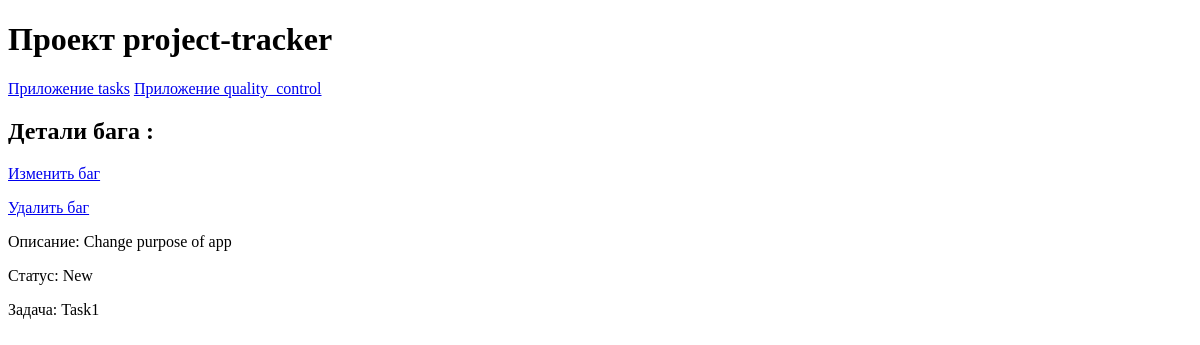
The app's page /quality_control/bugs/4/, older data.
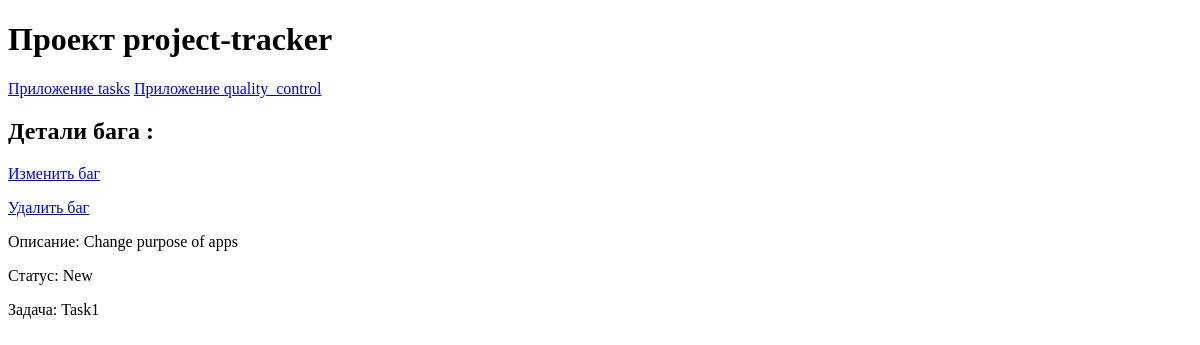
The same page, newer data.
### quality_control/models.py (models this page shows)
class BugReport(models.Model):
    STATUS_CHOICES = [
        ('New','Новая'),
        ('In proccess','В работе'),
        ('Completed','Завершена')
        ]
    PRIORITY_CHOICES = [
        ('3', 'Hard'),
        ('2','Medium'),
        ('1','Light')
    ]
    title = models.CharField(max_length=50)
    description = models.TextField()
    project = models.ForeignKey(
        Project,
        related_name='project_as_bugreport',
        on_delete=models.CASCADE
    )
    task = models.ForeignKey(
        Task,
        related_name='task_as_bugreport',
        on_delete=models.SET_NULL,
        null = True
    )
    status = models.CharField(
        max_length=50,
        choices=STATUS_CHOICES,
        default='New',
    )
    priority = models.CharField(
        max_length=50,
        choices=PRIORITY_CHOICES,
        default='1'
    )
    created_at = models.DateTimeField(auto_now_add=True)
    update_at = models.DateTimeField(auto_now=True)

### tasks/models.py (models this page shows)
class Task(models.Model):
    STATUS_CHOICES = [
        ('New', 'Новая'),
        ('In_progress', 'В работе'),
        ('Competed', 'Завершена')
    ]
    project = models.ForeignKey(
        Project,
        related_name = 'tasks',
        on_delete = models.CASCADE
    )
    name = models.CharField(max_length=100)
    description = models.TextField()
    created_at = models.DateTimeField(auto_now_add=True)
    updated_at = models.DateTimeField(auto_now=True)
    assignee = models.ForeignKey(
        User,
        related_name='tasks',
        on_delete=models.SET_NULL,
        null=True,
        blank=True
    )
    status = models.CharField(
        max_length=50,
        choices=STATUS_CHOICES,
        default='New',
    )
    def __str__(self):
        return self.name

### quality_control/views.py (the view)
# urls.py: path('bugs/<int:bug_id>/',views.bug_detail, name = 'bug_detail'),
def bug_detail(request, bug_id):
    bug = get_object_or_404(BugReport, id=bug_id)
    return render(request, 'quality_control/bug_detail.html', {'bug': bug})

### quality_control/templates/quality_control/bug_detail.html
{% extends 'base/base.html' %}
{% block content %}
    <h2>Детали бага {{ bug_id }}:</h2>
    <p><a href="{% url 'quality_control:update_bugreport' bug.id %}">Изменить баг</a></p>
    <p><a href="{% url 'quality_control:delete_bug' bug.id %}"onclick="return confirm('Вы уверены, что хотите удалить этот баг?');">Удалить баг</a></p>
    <p>Описание: {{ bug.description }}</p>
    <p>Статус: {{ bug.status }}</p>
    <p>Задача: {{ bug.task }}</p>
{% endblock %}

Row changes from the older to the newer data that the page shows:
changed BugReport "New": description "Change purpose of app" → "Change purpose of apps"
